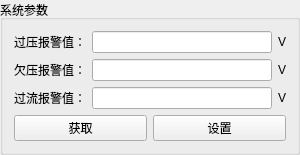
                      <widget class="QGroupBox" name="groupBox_15">
                       <property name="minimumSize">
                        <size>
                         <width>300</width>
                         <height>0</height>
                        </size>
                       </property>
                       <property name="maximumSize">
                        <size>
                         <width>16777215</width>
                         <height>180</height>
                        </size>
                       </property>
                       <property name="title">
                        <string>系统参数</string>
                       </property>
                       <layout class="QVBoxLayout" name="verticalLayout_26">
                        <item>
                         <layout class="QHBoxLayout" name="horizontalLayout_67">
                          <item>
                           <widget class="QLabel" name="label_85">
                            <property name="minimumSize">
                             <size>
                              <width>0</width>
                              <height>0</height>
                             </size>
                            </property>
                            <property name="text">
                             <string>过压报警值：</string>
                            </property>
                           </widget>
                          </item>
                          <item>
                           <widget class="QLineEdit" name="lineEdit_4"/>
                          </item>
                          <item>
                           <widget class="QLabel" name="label_80">
                            <property name="text">
                             <string>V</string>
                            </property>
                            <property name="alignment">
                             <set>Qt::AlignCenter</set>
                            </property>
                           </widget>
                          </item>
                         </layout>
                        </item>
                        <item>
                         <layout class="QHBoxLayout" name="horizontalLayout_69">
                          <item>
                           <widget class="QLabel" name="label_81">
                            <property name="minimumSize">
                             <size>
                              <width>0</width>
                              <height>0</height>
                             </size>
                            </property>
                            <property name="text">
                             <string>欠压报警值：</string>
                            </property>
                           </widget>
                          </item>
                          <item>
                           <widget class="QLineEdit" name="lineEdit_5"/>
                          </item>
                          <item>
                           <widget class="QLabel" name="label_82">
                            <property name="text">
                             <string>V</string>
                            </property>
                            <property name="alignment">
                             <set>Qt::AlignCenter</set>
                            </property>
                           </widget>
                          </item>
                         </layout>
                        </item>
                        <item>
                         <layout class="QHBoxLayout" name="horizontalLayout_70">
                          <item>
                           <widget class="QLabel" name="label_83">
                            <property name="minimumSize">
                             <size>
                              <width>0</width>
                              <height>0</height>
                             </size>
                            </property>
                            <property name="text">
                             <string>过流报警值：</string>
                            </property>
                           </widget>
                          </item>
                          <item>
                           <widget class="QLineEdit" name="lineEdit_6"/>
                          </item>
                          <item>
                           <widget class="QLabel" name="label_84">
                            <property name="text">
                             <string>V</string>
                            </property>
                            <property name="alignment">
                             <set>Qt::AlignCenter</set>
                            </property>
                           </widget>
                          </item>
                         </layout>
                        </item>
                        <item>
                         <layout class="QHBoxLayout" name="horizontalLayout_66">
                          <item>
                           <widget class="QPushButton" name="pushButton_27">
                            <property name="text">
                             <string>获取</string>
                            </property>
                           </widget>
                          </item>
                          <item>
                           <widget class="QPushButton" name="pushButton_46">
                            <property name="text">
                             <string>设置</string>
                            </property>
                           </widget>
                          </item>
                         </layout>
                        </item>
                       </layout>
                      </widget>
